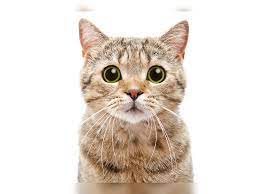
#> input picture photo/cat.jpeg, 260 x 194 px
$ jupyter execute '11 image resizing (interpolation).ipynb'
#> lines starting #> are read from the running program, lines starting #| are printed output that depends on the picture
[cell 1]
import cv2
import numpy as np

[cell 2]
img=cv2.imread('photo/cat.jpeg')
#> img is the input picture: shape (194, 260, 3); mean B, G, R 212.3, 220.4, 229.7

[cell 3]
cv2.imshow('original image',img)
cv2.waitKey(0)

[cell 4]
#let's make the size of our image 3/4 of it's original size
img_scaled=cv2.resize(img,None,fx=0.75,fy=0.75)
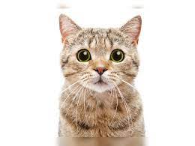
#> img_scaled: shape (146, 195, 3); mean B, G, R 212.1, 220.3, 229.7
cv2.imshow('scaling -Linear interpolation',img_scaled)
cv2.waitKey(0)
cv2.destroyAllWindows()

[cell 5]
#let's doubled the size of oour image
img_scaled1=cv2.resize(img,None,fx=2,fy=2,interpolation=cv2.INTER_CUBIC)
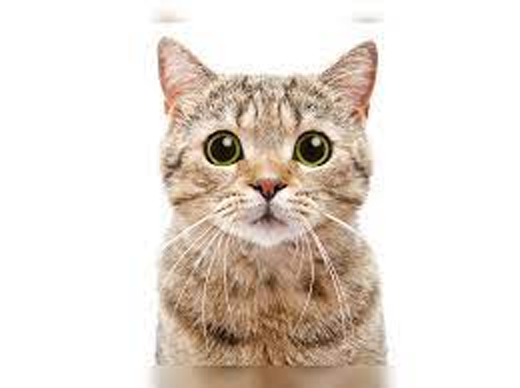
#> img_scaled1: shape (388, 520, 3); mean B, G, R 212.3, 220.4, 229.7
cv2.imshow('scaling -Cubic interpolation',img_scaled1)
cv2.waitKey(0)
cv2.destroyAllWindows()

[cell 6]
#let's skew the re-sizing by setting exact dimensions
img_scaled2=cv2.resize(img,(900,740),interpolation=cv2.INTER_AREA)
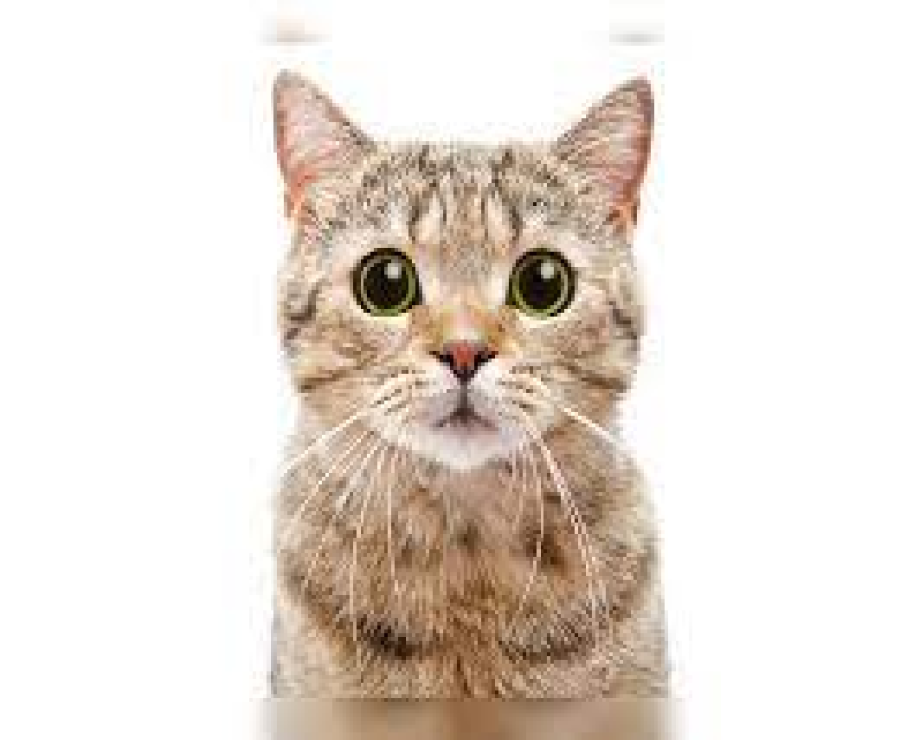
#> img_scaled2: shape (740, 900, 3); mean B, G, R 212.3, 220.4, 229.7
cv2.imshow('scaling -Cubic interpolation',img_scaled2)
cv2.waitKey(0)
cv2.destroyAllWindows()
